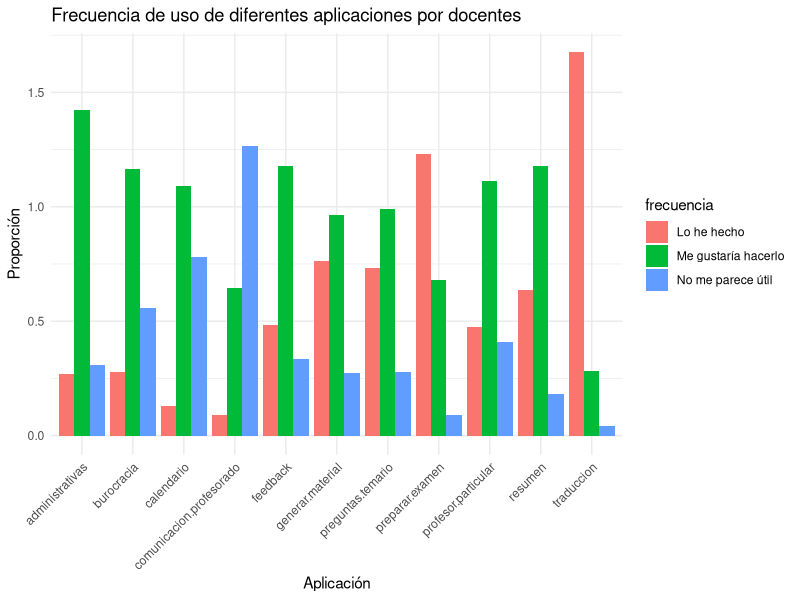
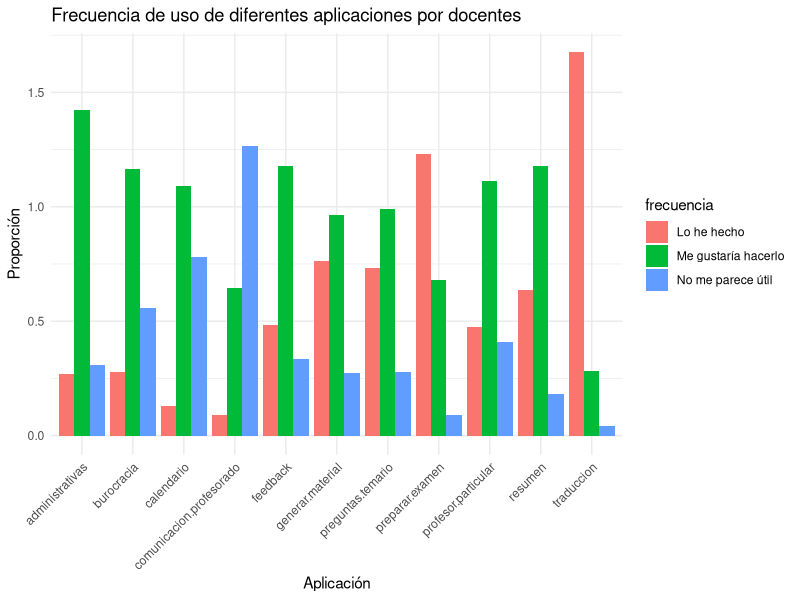

These figures' R source, in order:
library(ggplot2)
library(dplyr)
library(tidyr)

frecuencias_data <- read.csv("data/frecuencias-uso-docentes.csv", header = TRUE, na.strings="", sep = ";")

columnas <- strsplit("administrativas;burocracia;calendario;comunicacion-profesorado;feedback;generar-material;preguntas-temario;preparar-examen;profesor-particular;resumen;traduccion", ";")

resultados_uso <- data.frame( uso=character(),
                              frecuencia=character(),
                              porcentaje = numeric() );

for ( i in columnas[[1]] ) {
  i <- gsub("-", ".", i)
  frecuencias_uso_data  <-  data.frame(Disciplina = frecuencias_data$Disciplina,
                                       frecuencias_data[i]) %>% drop_na()

  porcentajes_data <-  frecuencias_uso_data %>% group_by(Disciplina,.data[[i]]) %>%
  summarise(Número = n()) %>%
  mutate(Proporción = Número / sum(Número))

  porcentajes_data$Frecuencia <- factor(porcentajes_data[[i]],
                                      levels = c("No me parece útil", "Me gustaría hacerlo", "Lo he hecho"))
  porcentajes_data$Disciplina <- factor(porcentajes_data$Disciplina,
                                        levels = c("TIC",
                                                   "Otras")
                                       )

  for (j in levels(porcentajes_data$Frecuencia) ) {
    resultados_uso <- rbind( resultados_uso,
                             data.frame( uso = i,
                                         frecuencia = j,
                                         porcentaje = sum( porcentajes_data$Proporción[porcentajes_data$Frecuencia == j] )
                             )
    )
  }

  frecuencia_tabla <- table( unname(unlist(frecuencias_data[i])), frecuencias_data$Disciplina)
  chisq_frecuencia <- chisq.test(frecuencia_tabla)
  print( chisq_frecuencia$p.value)
  if ( chisq_frecuencia$p.value < 0.05 ) {
    cat("✅ La prueba de chi-cuadrado indica que hay una diferencia significativa en la frecuencia de uso de 📈", i, "📈 con p-value ", chisq_frecuencia$p.value,"\n")
  }
}

ggplot(resultados_uso, aes(x=uso, fill=frecuencia, y = porcentaje)) +
  geom_bar( stat="identity", position="dodge") +
  labs(title="Frecuencia de uso de diferentes aplicaciones por docentes", x="Aplicación", y="Proporción") +
  theme_minimal() +
  theme(axis.text.x = element_text(angle = 45, hjust = 1))
ggsave(paste0("figures/frecuencias-uso-docentes.png"), width = 10, height = 6)
